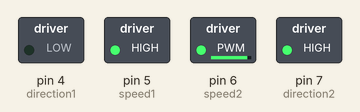
Bench run of a sketch on a simulated Arduino Uno, built with avr-gcc and run on an emulated ATmega328P. Shown: switched loads named in the sketch (green lamp = pin HIGH).

Above: at 0.05 s.
At 1.95 s:
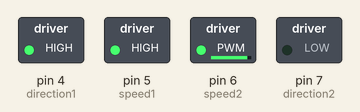
At 2.25 s:
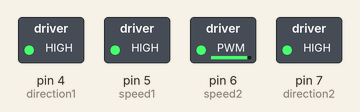
At 2.85 s:
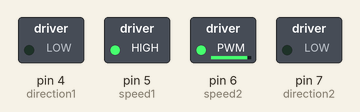
At 3.85 s:
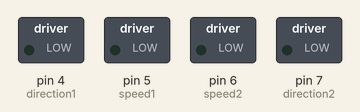
Timing chart, 0 to 9.0 s (numbered marks = the images above):
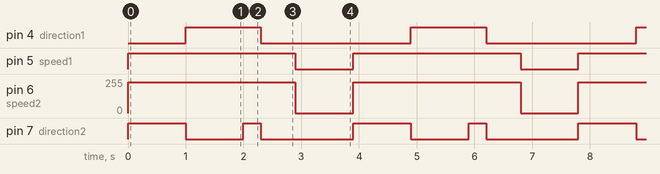

Measured:
- by itself, pin 4 (direction1): alternates HIGH for 1.3 s and LOW for 2.6 s
- by itself, pin 5 (speed1): alternates HIGH for 2.9 s and LOW for 1.0 s
- by itself, pin 6 (speed2): alternates 230/255 for 2.9 s and 0/255 for 1.0 s
- by itself, pin 7 (direction2): repeats every 3.9 s: LOW 1.0 s, HIGH 0.30 s, LOW 1.6 s, HIGH 1.0 s

The sketch:

325.ino
```cpp
#include <Arduino.h>

// PWM 调速：HIGH 只是数值 1，占空比太低，电机往往看起来“完全不动”。全速用 255。
const uint8_t kMotorPwm = 255;

int speed1 = 5; //pin
int direction1 = 4;
int speed2 = 6; //pin
int direction2 = 7;

void setup() {
  // put your setup code here, to run once:
  pinMode(direction1, OUTPUT);
  pinMode(direction2, OUTPUT);
  pinMode(speed1, OUTPUT);
  pinMode(speed2, OUTPUT);
}

void loop() {
  // put your main code here, to run repeatedly:
  forward();
  delay(1000);
  backward();
  delay(1000);
  left();
  delay(300);
  right();
  delay(600);
  stop();
  delay(1000);
}

void forward() {
  digitalWrite(direction1, LOW);
  digitalWrite(direction2, HIGH);
  analogWrite(speed1, kMotorPwm); // left
  analogWrite(speed2, 230); // right
}

void backward() {
  digitalWrite(direction1, HIGH);
  digitalWrite(direction2, LOW);
  analogWrite(speed1, kMotorPwm);
  analogWrite(speed2, 230);

  // LOW = motor backward && full speed turning counterclockwise
}

void left() {

  digitalWrite(direction1, HIGH);
  digitalWrite(direction2, HIGH);
  analogWrite(speed1, kMotorPwm);
  analogWrite(speed2, 230);
}

void right() {

  digitalWrite(direction1, LOW);
  digitalWrite(direction2, LOW);
  analogWrite(speed1, kMotorPwm);
  analogWrite(speed2, 230);
}

void stop() {
  digitalWrite(direction1, LOW);
  digitalWrite(direction2, LOW);
  analogWrite(speed1, 0);
  analogWrite(speed2, 0);
}
```
